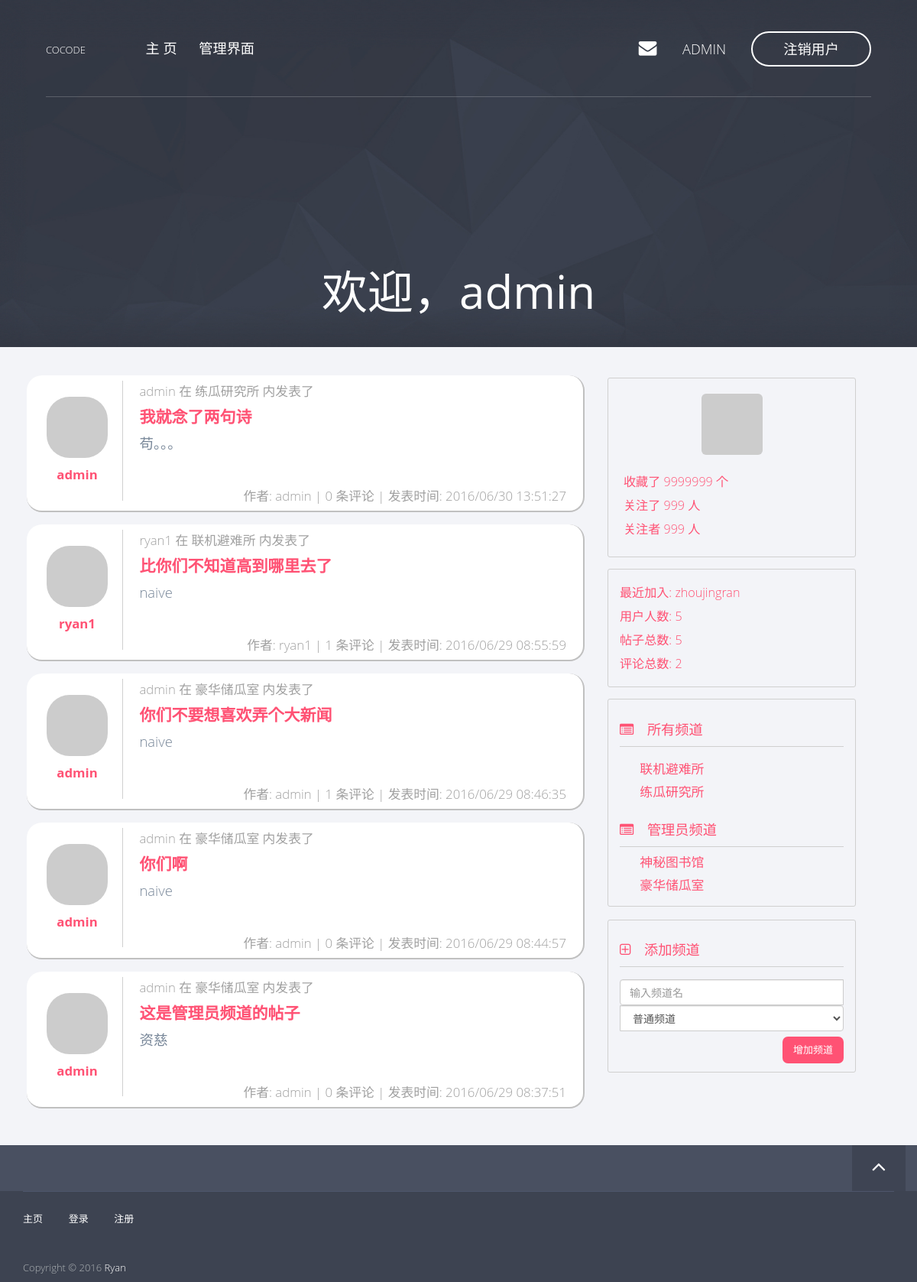
The page / (signed in) on the database its author committed.
### app/models/user.py (models this page shows, shortened)
class User(db.Model, Model):
    __tablename__ = 'users'
    id = db.Column(db.Integer, primary_key=True)
    username = db.Column(db.String(), unique=True)
    password_hash = db.Column(db.String())
    email = db.Column(db.String(), unique=True)
    avatar_hash = db.Column(db.String())
    created_time = db.Column(db.Integer, default=0)
    role_id = db.Column(db.Integer, db.ForeignKey('roles.id'))
    posts = db.relationship('Post', backref='author')
    comments = db.relationship('Comment', backref='author')
    @property
    def password(self):
        raise AttributeError('password is not readable')
    def is_admin(self):
        return self.role.permissions == 0xff
    def gravatar(self, size=100, default='identicon', rating='g'):
        from flask import request
        gravatar_url = 'secure.gravatar.com/avatar'
        if request.is_secure:
            url = 'https://' + gravatar_url
        else:
            url = 'http://' + gravatar_url
        hash = self.avatar_hash or md5(self.email.encode('utf-8')).hexdigest()
        return '{url}/{hash}?s={size}&d={default}&r={rating}'.format(url=url,
                                                                     hash=hash,
                                                                     size=size,
                                                                     default=default,
                                                                     rating=rating)

### app/models/post.py (models this page shows, shortened)
class Post(db.Model, Model):
    __tablename__ = 'posts'
    id = db.Column(db.Integer, primary_key=True)
    title = db.Column(db.String())
    content = db.Column(db.String())
    created_time = db.Column(db.Integer, default=0)
    channel_id = db.Column(db.Integer, db.ForeignKey('channels.id'))
    user_id = db.Column(db.Integer, db.ForeignKey('users.id'))
    comments = db.relationship('Comment', backref='post')
    def display_item(self):
        name = 'post'
        title = self.title
        content_len = 58
        if self.content.__len__() > content_len:
            content = self.content[:content_len] + '...'
        else:
            content = self.content
        return (name, title, content)

### app/models/channel.py (models this page shows, shortened)
class Channel(db.Model, Model):
    __tablename__ = 'channels'
    id = db.Column(db.Integer, primary_key=True)
    name = db.Column(db.String(), default=ChannelPermission.NORMAL[0])
    permission = db.Column(db.Integer)
    created_time = db.Column(db.Integer, default=0)
    posts = db.relationship('Post', backref='channel')
    def is_admin(self):
        return self.permission == ChannelPermission.ADMIN[0]

### app/views.py (the view)
@app.route('/')
def index():
    user = current_user()
    if user is not None and user.is_admin():
        posts = Post.query.all()
    else:
        posts = []
        channels = Channel.query.filter_by(permission=ChannelPermission.NORMAL[0])
        for c in channels:
            p = c.posts
            posts += p
    posts.sort(key=lambda p: p.created_time, reverse=True)
    return render_template('index.html',
                           posts=posts)

### app/context_processers.py (called while the page is built)
@app.context_processor
def current_user_processor():
    return dict(current_user=current_user())

@app.context_processor
def channel_processor():
    channels = Channel.query.all()
    permissions = [
        ChannelPermission.NORMAL,
        ChannelPermission.ADMIN,
    ]
    dic = {
        'channels': channels,
        'permissions': permissions,
    }
    return dict(**dic)

@app.context_processor
def user_processor():
    user_count = User.query.count()
    new_user = User.query.order_by(User.created_time.desc()).first()
    return dict(new_user=new_user,
                user_count=user_count)

@app.context_processor
def post_processor():
    post_count = Post.query.count()
    return dict(post_count=post_count)

@app.context_processor
def comment_processor():
    comment_count = Comment.query.count()
    return dict(comment_count=comment_count)

### app/filters.py (called while the page is built)
@app.template_filter('format_time')
def format_time(timestamp):
    format = '%Y/%m/%d %H:%M:%S'
    t = time.localtime(timestamp)
    ft = time.strftime(format, t)
    return ft

### app/models/user.py (called while the page is built)
def current_user():
    id = session.get('user_key', None)
    user = None
    if id is not None:
        user = User.query.get(id)
    return user

### app/templates/index.html (shortened to what this page needs)
{% extends "base8-4.html" %}
{% block header %}
    <div class="hero-content text-center">
        {% if current_user is not none %}
        <h1>欢迎，{{ current_user.username }}</h1>
        {% else %}
        <a href="/login"><h1>与世界分享你的装逼经验</h1></a>
        {% endif %}
    </div>
{% endblock %}
{% block page_content %}
    {% include "_posts.html" %}
{% endblock %}

### app/templates/base.html (shortened to what this page needs)
<!doctype html>
 <html class="no-js" lang="">
{% block head %}
<head>
<link rel="stylesheet" href="../static/css/normalize.min.css">
<link rel="stylesheet" href="../static/css/bootstrap.min.css">
<link rel="stylesheet" href="../static/css/jquery.fancybox.css">
<link rel="stylesheet" href="../static/css/flexslider.css">
<link rel="stylesheet" href="../static/css/styles.css">
<link rel="stylesheet" href="../static/css/queries.css">
<link rel="stylesheet" href="../static/css/etline-font.css">
<link rel="stylesheet" href="../static/bower_components/animate.css/animate.min.css">
<link rel="stylesheet" href="../static/css/font-awesome.min.css">
</head>
{% endblock %}
<body id="top">
    {% block navbar %}
        <section class="hero">
            <section class="navigation">
                <header>
                    <div class="header-content">
                        <div class="logo"><a href="/">COCODE</a></div>
                        <div class="header-nav">
                            <nav>
                                <ul class="primary-nav">
                                    <li><a href="/">主&nbsp;页</a></li>
                                    {% if current_user is not none and current_user.is_admin() %}
                                    <li><a href="/admin">管理界面</a></li>
                                    {% endif %}
                                </ul>
                                <ul class="member-actions">
                                    {% if current_user is none %}
                                    <li><a href="/login" class="login">登&nbsp;录</a></li>
                                    <li><a href="/register" class="btn-white btn-small">注&nbsp;册</a></li>
                                    {% else %}
                                    <li><a href="#"><i class="fa fa-envelope hero-nav"></i></a></li>
                                    <li><a href="/profile/{{ current_user.username }}" class="hero-nav">{{ current_user.username }} &nbsp;</a></li>
                                    <li><a href="/logout" class="btn-white btn-small">注销用户</a></li>
                                    {% endif %}
                                </ul>
                            </nav>
                        </div>
                    </div>
                </header>
            </section>
            <div class="container">
                <div class="row">
                    {% block header %}
                    {% endblock %}
                </div>
            </div>
        </section>
    {% endblock %}
    <section class="content">
        {% block content%}
        {% endblock %}
    </section>
    <section class="to-top">
        <div class="container">
            <div class="row">
                <div class="to-top-wrap">
                    {% block to_top %}
                    <a href="#top" class="top"><i class="fa fa-angle-up"></i></a>
                    {% endblock %}
                </div>
            </div>
        </div>
    </section>
    <footer>
        <div class="container">
            <div class="row">
                <div class="col-md-12">
                    <div class="footer-links">
                        <ul class="footer-group">
                            <li><a href="/">主页</a></li>
                            <li><a href="/login">登录</a></li>
                            <li><a href="/register">注册</a></li>
                        </ul>
                        <p>Copyright © 2016 <a href="/">Ryan</a><br></p>
                    </div>
                </div>
            </div>
        </div>
    </footer>
</body>
</html>

### app/templates/_posts.html (shortened to what this page needs)
<div class="items-container">
    {% for post in posts %}
        <div class="item-container col-md-12">
            {% set post_author = post.author %}
            {% set post_channel = post.channel.name %}
            {% set item = post.display_item() %}
            {% set post_title = item[1] %}
            {% set post_content = item[2] %}
            <div class="col-md-2 item-left">
                <div class="item-portrait">
                    <img class="img-rounded center-block round" src="{{ post_author.gravatar(size=60) }}" />
                </div>
                <div class="item-author">
                    <a href="/profile/{{ post_author.username }}">{{ post_author.username }}</a>
                </div>
            </div>
            <div class="col-md-10 item-right">
                <div class="item-header">
                    {{ post_author.username }} 在 {{ post_channel }} 内发表了
                </div>
                    <div class="item-title">
                        <a href="/post/{{ post.id }}">{{ post_title }}</a>
                    </div>
                    <div class="item-content">
                        {{ post_content }}
                    </div>
                <div class="item-footer">
                    作者: {{ post_author.username }} |
                    {{ post.comments | length }} 条评论 |
                    发表时间: {{ post.created_time | format_time }}
                </div>
            </div>
        </div>
    {% endfor %}
</div>

### app/templates/_bbs_info.html
<div class="col-md-10 forum-info">
    <div class="forum-info-item">最近加入: <a href="/profile/{{ new_user.username }}">{{ new_user.username }}</a></div>
    <div class="forum-info-item">用户人数: {{ user_count }}</div>
    <div class="forum-info-item">帖子总数: {{ post_count }} </div>
    <div class="forum-info-item">评论总数: {{ comment_count }} </div>
</div>

### app/templates/_channels.html
<div class="col-md-10 channel-list">
    <div class="channel-list-caption">
        <i class="fa fa-list-alt"></i> 所有频道
    </div>
    <div class="channel-list-items">
        {% for c in channels %}
        {% if not c.is_admin() %}
            <div class="channel-list-item">
                <a href="/channel/{{ c.id }}">{{ c.name }}</a>
            </div>
        {% endif %}
        {% endfor %}
    </div>
    {% if current_user is not none and current_user.is_admin() %}
        <div class="channel-list-caption">
            <i class="fa fa-list-alt"></i> 管理员频道
        </div>
        {% for c in channels %}
        {% if c.is_admin() %}
            <div class="channel-list-item">
                <a href="/channel/{{ c.id }}">{{ c.name }}</a>
            </div>
        {% endif %}
        {% endfor %}
    {% endif %}
</div>
{% if current_user is not none and current_user.is_admin() %}
<div class="col-md-10 channel-list add-channel">
    <div class="channel-list-caption">
        <i class="fa fa-plus-square-o"></i> 添加频道
    </div>
    <div class="channel-add">
        <form class="form-inline" action="/admin/add_channel" method="POST">
            <div class="form-group">
                <div class="input-group">
                    <input type="text" class="form-control" name="name" placeholder="输入频道名">
                    <select class="form-control" name="permission">
                        {% for p in permissions %}
                        <option value="{{ p[0] }}">{{ p[1] }}</option>
                        {% endfor %}
                    </select>
                </div>
            </div>
          <button type="submit" class="btn btn-fill btn-middle add-channel-btn">增加频道</button>
        </form>
    </div>
</div>
{% endif %}

### app/static/css/queries.css (style rules this page uses)
@media screen and (max-width:1200px) { header { width: 90%; margin: 0 auto; } }
@media screen and (max-width:1200px) { .hero .hero-content { padding-top: 28%; } }

### rows shown on the page
User: username "ADMIN", username "admin"
Post: title "我就念了两句诗", content "苟。。。", comments|length "0", created_time "2016/06/30 13:51:27"
Channel: name "练瓜研究所"
Post: title "比你们不知道高到哪里去了", content "naive", comments|length "1", created_time "2016/06/29 08:55:59"
User: username "ryan1"
Channel: name "联机避难所"
Post: title "你们不要想喜欢弄个大新闻", content "naive", comments|length "1", created_time "2016/06/29 08:46:35"
Channel: name "豪华储瓜室"
Post: title "你们啊", content "naive", comments|length "0", created_time "2016/06/29 08:44:57"
Post: title "这是管理员频道的帖子", content "资慈", comments|length "0", created_time "2016/06/29 08:37:51"
User: username "zhoujingran"
Channel: name "神秘图书馆"

### other values the page prints
{{ user_count }} "5"
{{ post_count }} "5"
{{ comment_count }} "2"
form field permission "普通频道"
